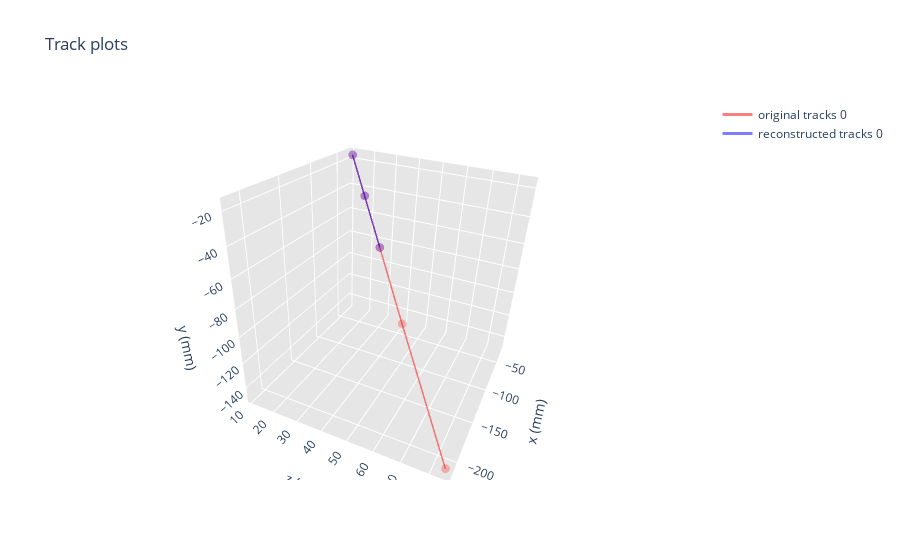

Notebook source saved alongside this figure:
### Code cell
#plot just one track of each DF
track_plot_list(list_of_df)

### Figure 1 — Plotly figure (JSON) as saved in the notebook; plotly's stock layout.template omitted (floating-point values rounded to 4 significant figures)
{"data": [{"line": {"color": "red", "width": 3}, "marker": {"color": "red", "opacity": 0.5, "size": 3}, "name": "original tracks 0", "opacity": 0.5, "type": "scatter3d", "x": [-27.11, -60.2, -96.93, -143.7, -215.0, null, null, null, null, null, null, null, null, null, null, null, null, null, null], "y": [-16.85, -38.03, -62.49, -95.05, -147.8, null, null, null, null, null, null, null, null, null, null, null, null, null, null], "z": [10.81, 23.36, 37.47, 55.64, 84.4, null, null, null, null, null, null, null, null, null, null, null, null, null, null]}, {"line": {"color": "blue", "width": 3}, "marker": {"color": "blue", "opacity": 0.5, "size": 3}, "name": "reconstructed tracks 0", "opacity": 0.5, "type": "scatter3d", "x": [-27.11, -60.2, -96.93, null, null, null, null, null, null, null, null, null, null, null, null, null, null, null, null], "y": [-16.85, -38.03, -62.49, 42, null, null, null, null, null, null, null, null, null, null, null, null, null, null, null], "z": [10.81, 23.36, 37.47, null, null, null, null, null, null, null, null, null, null, null, null, null, null, null, null]}], "layout": {"autosize": true, "scene": {"aspectmode": "manual", "aspectratio": {"x": 1, "y": 1, "z": 1}, "camera": {"eye": {"x": -1.743, "y": 1.071, "z": 0.71}, "up": {"x": 1, "y": 1, "z": -0.5}}, "xaxis": {"backgroundcolor": "rgb(230, 230,230)", "gridcolor": "rgb(255, 255, 255)", "showbackground": true, "title": {"text": "x (mm)"}, "zerolinecolor": "rgb(255, 255, 255)"}, "yaxis": {"backgroundcolor": "rgb(230, 230,230)", "gridcolor": "rgb(255, 255, 255)", "showbackground": true, "title": {"text": "y (mm)"}, "zerolinecolor": "rgb(255, 255, 255)"}, "zaxis": {"backgroundcolor": "rgb(230, 230,230)", "gridcolor": "rgb(255, 255, 255)", "showbackground": true, "title": {"text": "z (mm)"}, "zerolinecolor": "rgb(255, 255, 255)"}}, "title": {"text": "Track plots"}}}
